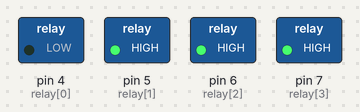
Bench run of a sketch on a simulated Arduino Uno, built with avr-gcc and run on an emulated ATmega328P. Shown: switched loads named in the sketch (green lamp = pin HIGH). What the sketch prints to the serial monitor is not drawn.

Above: at 0.3 s.
At 1.1 s:
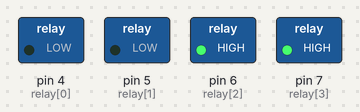
At 4.1 s:
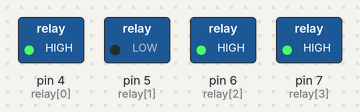
At 5.6 s:
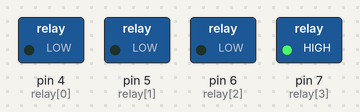
At 7.8 s:
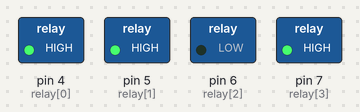
At 10.5 s:
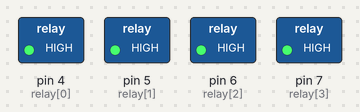
Timing chart, 0 to 14.6 s (numbered marks = the images above):
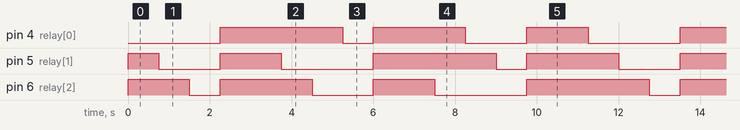

The sketch:

my_test_one_times_three_channle_plus.ino
```cpp
//power test (power plus relay)

int t1 = 750; //set delay(on) time
int t2 = 1500; //set delay(off) time
int relay[] = {4, 5, 6, 7}; // set relay pin
//int ssr = 3; // set ssr pin
char text, mode;
int r[] = {0, 1, 2, 0, 1, 2};

void setup() {
  Serial.begin(9600);//turn the switch OFF,cause its low trigger
  pinMode(relay[0], OUTPUT);
  pinMode(relay[1], OUTPUT);
  pinMode(relay[2], OUTPUT);
  pinMode(relay[3], OUTPUT);
  digitalWrite(relay[0], HIGH);
  digitalWrite(relay[1], HIGH);
  digitalWrite(relay[2], HIGH);
  digitalWrite(relay[3], HIGH);/*
  pinMode(ssr, OUTPUT);
  digitalWrite(ssr, LOW);*/
  mode = 'a';
}
void loop() {
  /*if (Serial.available() > 0) {
    text = Serial.read();
    //Serial.println(text);
    if (text == 'a') {
      mode = text;
      Serial.println("SSR on");
      digitalWrite(ssr, HIGH);
    }
    if (text == 'b') {
      mode = text;
      Serial.println("SSR Off");
      digitalWrite(ssr, LOW);
      //OFF();
    }
    }
    if (mode == 'a')*/
  ON();
}

void ON() { //SSR on mode
  /*for (int i = 1; i > 3; i++) {
    Serial.print("relay "); Serial.print(relay[i]);
    Serial.print(" on");
    digitalWrite(relay[i], LOW);
    delay(t1);


    Serial.print("relay "); Serial.print(relay[r[i]]);
    Serial.print(" on");
    digitalWrite(relay[r[i + 1]], LOW);
    delay(t1);
    Serial.print("relay "); Serial.print(relay[r[i + 1]]);
    Serial.print(" on");
    digitalWrite(relay[r[i + 2]], LOW);
    delay(t1);

    Serial.print("relay "); Serial.print(relay[r[i]]);
    Serial.println(" off");
    digitalWrite(relay[r[i + 1]], HIGH);
    Serial.print("relay "); Serial.print(relay[r[i + 1]]);
    Serial.println(" off");
    digitalWrite(relay[r[i]], HIGH);
    Serial.print("relay "); Serial.print(relay[i]);
    Serial.println(" off");
    digitalWrite(relay[i], HIGH);
    delay(t2);
    }*/
  for (int i = 0; i < 3; i++) {
    Serial.print("relay "); Serial.print(relay[r[i]]);
    Serial.print(" on");
    digitalWrite(relay[r[i]], LOW);
    delay(t1);
    Serial.print("relay "); Serial.print(relay[r[i + 1]]);
    Serial.print(" on");
    digitalWrite(relay[r[i + 1]], LOW);
    delay(t1);
    Serial.print("relay "); Serial.print(relay[r[i + 2]]);
    Serial.print(" on");
    digitalWrite(relay[r[i + 2]], LOW);
    delay(t1);

    Serial.print("relay ");
    Serial.print(relay[r[i]]); digitalWrite(relay[r[i]], HIGH);
    Serial.print(relay[r[i + 1]]); digitalWrite(relay[r[i + 1]], HIGH);
    Serial.print(relay[r[i + 2]]); digitalWrite(relay[r[i + 2]], HIGH);
    Serial.println(" off");
    delay(t2);
  }
}
/*  void OFF() { //SSR off mode
    Serial.println("relay off");
    digitalWrite(relay, LOW);
  }*/
```

Measured:
- by itself, pin 4 (relay[0]): repeats every 11.3 s: LOW 0.75 s, HIGH 2.3 s, LOW 1.5 s, HIGH 1.5 s, LOW 2.3 s, HIGH 3.0 s
- by itself, pin 5 (relay[1]): repeats every 11.3 s: HIGH 1.5 s, LOW 2.3 s, HIGH 3.0 s, LOW 0.75 s, HIGH 2.3 s, LOW 1.5 s
- by itself, pin 6 (relay[2]): repeats every 11.3 s: HIGH 2.3 s, LOW 1.5 s, HIGH 1.5 s, LOW 2.3 s, HIGH 3.0 s, LOW 0.75 s
